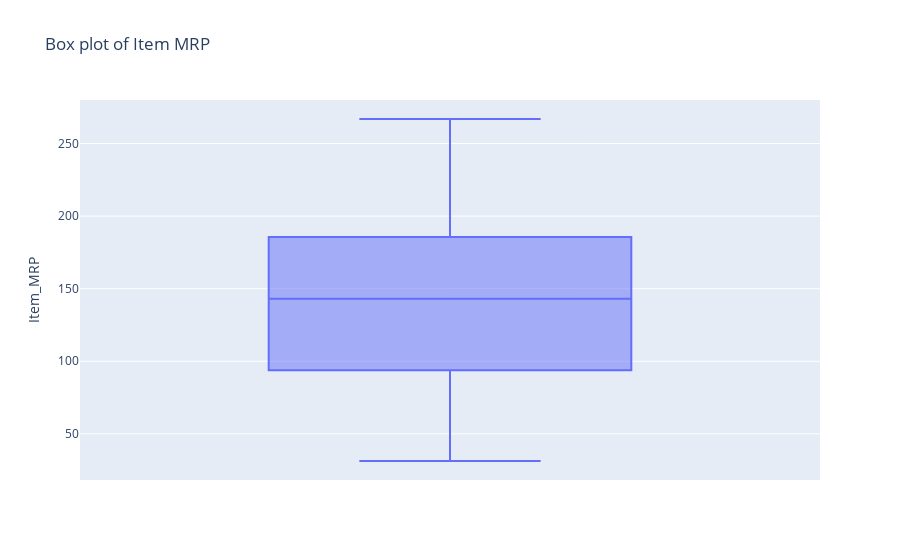

Source (notebook cell):
### Markdown cell above
2. Item MRP

### Code cell
ex.box(data_frame=df, y=df['Item_MRP'], title="Box plot of Item MRP")

### Figure 1 — Plotly figure (JSON) as saved in the notebook; plotly's stock layout.template omitted (floating-point values rounded to 4 significant figures; data arrays with more than 128 entries replaced by an {"elided": "..."} marker saying what was removed)
{"data": [{"alignmentgroup": "True", "hovertemplate": "Item_MRP=%{y}<extra></extra>", "legendgroup": "", "marker": {"color": "#636efa"}, "name": "", "notched": false, "offsetgroup": "", "orientation": "v", "showlegend": false, "type": "box", "x0": " ", "xaxis": "x", "y": {"elided": "8523 float values"}, "y0": " ", "yaxis": "y"}], "layout": {"boxmode": "group", "legend": {"tracegroupgap": 0}, "title": {"text": "Box plot of Item MRP"}, "xaxis": {"anchor": "y", "domain": [0, 1]}, "yaxis": {"anchor": "x", "domain": [0, 1], "title": {"text": "Item_MRP"}}}}
